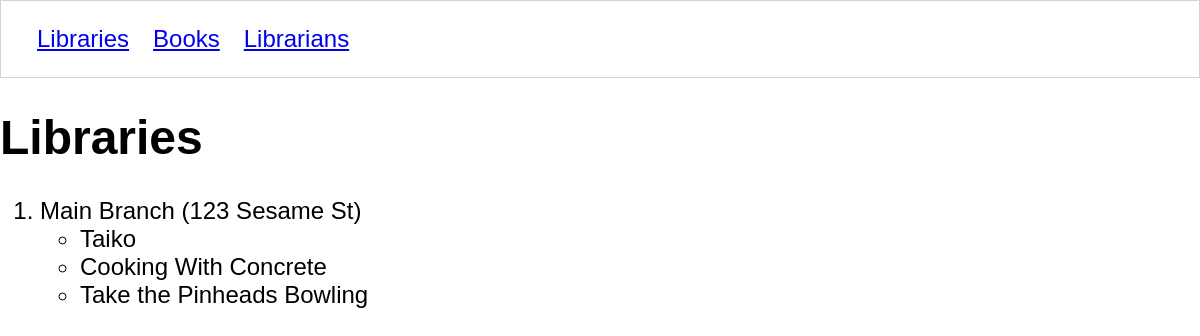
Page /libraries/ on the committed database.
### libraryapp/models/library.py (models this page shows, shortened)
class Library(models.Model):
    title = models.CharField(max_length=50)
    address = models.CharField(max_length=100)

### libraryapp/models/book.py (models this page shows, shortened)
class Book(models.Model):
    title = models.CharField(max_length=50)
    isbn = models.IntegerField()
    author = models.CharField(max_length=100)
    year_published = models.IntegerField()
    location = models.ForeignKey(Library, null=True, on_delete=models.CASCADE, default=None)
    librarian = models.ForeignKey(Librarian, null=True, on_delete=models.SET_NULL, default=None)

### libraryapp/views/libraries/list.py (the view)
# urls.py: path('libraries/', library_list, name='libraries'),
def library_list(request):
    with sqlite3.connect("/Users/joeshep/workspace/python/C40_livecodes/django-library/library/db.sqlite3") as conn:
        conn.row_factory = create_library
        db_cursor = conn.cursor()
        db_cursor.execute("""
          SELECT
            li.id library_id,
            li.title,
            li.address,
            b.id book_id,
            b.title book_title,
            b.author,
            b.year_published,
            b.isbn
          FROM libraryapp_library li
          JOIN libraryapp_book b ON li.id = b.location_id
          ;
        """)
        libraries = db_cursor.fetchall()
        library_groups = {}
        for (library, book) in libraries:
            if library.id not in library_groups:
                library_groups[library.id] = library
                library_groups[library.id].books.append(book)
            else:
                library_groups[library.id].books.append(book)
    template_name = 'libraries/list.html'
    context = {
        'all_libraries': library_groups.values()
    }
    return render(request, template_name, context)

### libraryapp/views/libraries/list.py (called while the page is built)
def create_library(cursor, row):
    _row = sqlite3.Row(cursor, row)
    library = Library()
    library.id = _row["library_id"]
    library.title = _row["title"]
    library.address = _row["address"]
    library.books = []
    book = Book()
    book.id = _row["book_id"]
    book.title = _row["book_title"]
    book.author = _row["author"]
    book.isbn = _row["isbn"]
    book.year_published = _row["year_published"]
    return (library, book,)

### libraryapp/templates/libraries/list.html
{% extends 'shared/base.html' %}
{% block content %}
    <h1>Libraries</h1>
    <ol>
    {% for library in all_libraries %}
        <li>
            {{ library.title }}
            ({{ library.address }})
            <ul>
            {% for book in library.books %}
                <li>{{ book.title }}</li>
            {% endfor %}
            </ul>
        </li>
    {% endfor %}
    </ol>
{% endblock %}

### libraryapp/static/styles/base.css (style rules this page uses)
body { margin: 0; padding: 0; font-size: 1.5em; font-family: 'Gill Sans', 'Gill Sans MT', Calibri, 'Trebuchet MS', sans-serif; }

### rows in the picture
Library: title "Main Branch", address "123 Sesame St"
Book: title "Taiko"
Book: title "Cooking With Concrete"
Book: title "Take the Pinheads Bowling"
